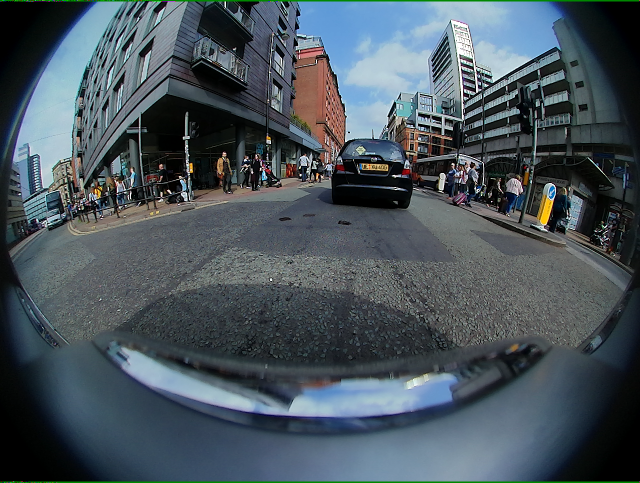
#> input picture jupyter/data/woodscape/00000_FV.png, 1280 x 966 px, found by its file name (shown at 1/2 size)
$ jupyter execute --allow-errors 05_Rectifying_images_fisheye.ipynb
#> lines starting #> are read from the running program, lines starting #| are printed output that depends on the picture
# Rectification of distorted images - Fisheye

This tutorial shows how to create rectified images from distorted images.
Distortion is defined by the camera model (pinhole with lens distortion, or fisheye).

Distortion makes that straight lines in 3D are projected as curves in the 2D images.
Rectification is the process of compensating the lens effect inversely, so a new image can be built where 3D straight lines are projected straight into the 2D domain.

Let's use the VCD created in the previous tutorial, with calibration information for the 4 Surround View cameras of the Valeo's Woodscape dataset.

NOTE: The obtained rectifed views are just "undistorted" images, simulating a pinhole camera view with a certain field of view.
Next tutorials explore different type of rectifications, more practical for machine learning, such as panoramic views, etc.

[cell 1]
import numpy as np
import json
import cv2
from matplotlib import pyplot as plt
from PIL import Image

from vcd import utils, core, types, scl, draw

#> (a cell that did not finish here is left out)

Let's load the images and create a rectification using VCD.

[cell 3]
# Read the images
img_fv = cv2.imread('../data/Woodscape/00000_FV.png')
#> img_fv is the input picture: shape (966, 1280, 3); mean B, G, R 92.4, 84.7, 73
img_rv = cv2.imread('../data/Woodscape/00086_RV.png')
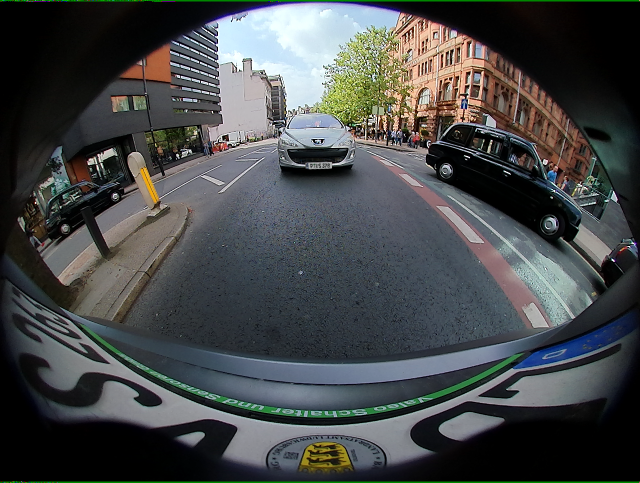
#> input picture jupyter/data/woodscape/00086_RV.png, 1280 x 966 px, found by its file name (shown at 1/2 size)
#> img_rv is the input picture: shape (966, 1280, 3); mean B, G, R 72.8, 72.2, 69.5
img_mvl = cv2.imread('../data/Woodscape/00141_MVL.png')
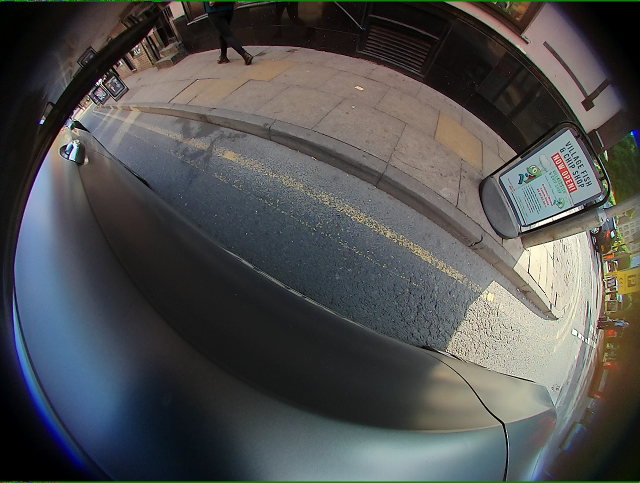
#> input picture jupyter/data/woodscape/00141_MVL.png, 1280 x 966 px, found by its file name (shown at 1/2 size)
#> img_mvl is the input picture: shape (966, 1280, 3); mean B, G, R 79.7, 80.2, 79.3
img_mvr = cv2.imread('../data/Woodscape/00096_MVR.png')
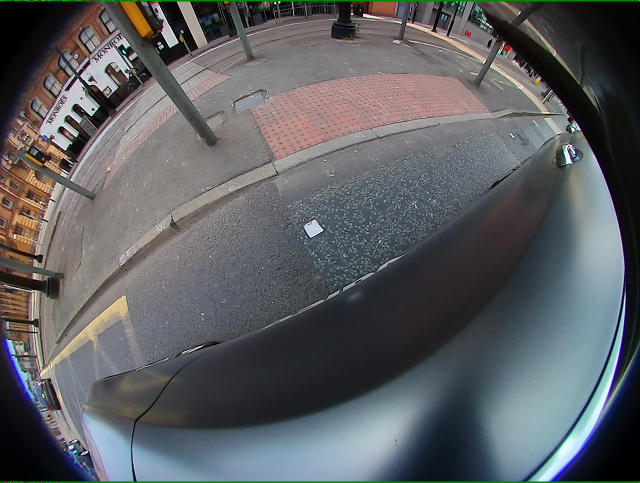
#> input picture jupyter/data/woodscape/00096_MVR.png, 1280 x 966 px, found by its file name (shown at 1/2 size)
#> img_mvr is the input picture: shape (966, 1280, 3); mean B, G, R 97.5, 94.4, 92.5
